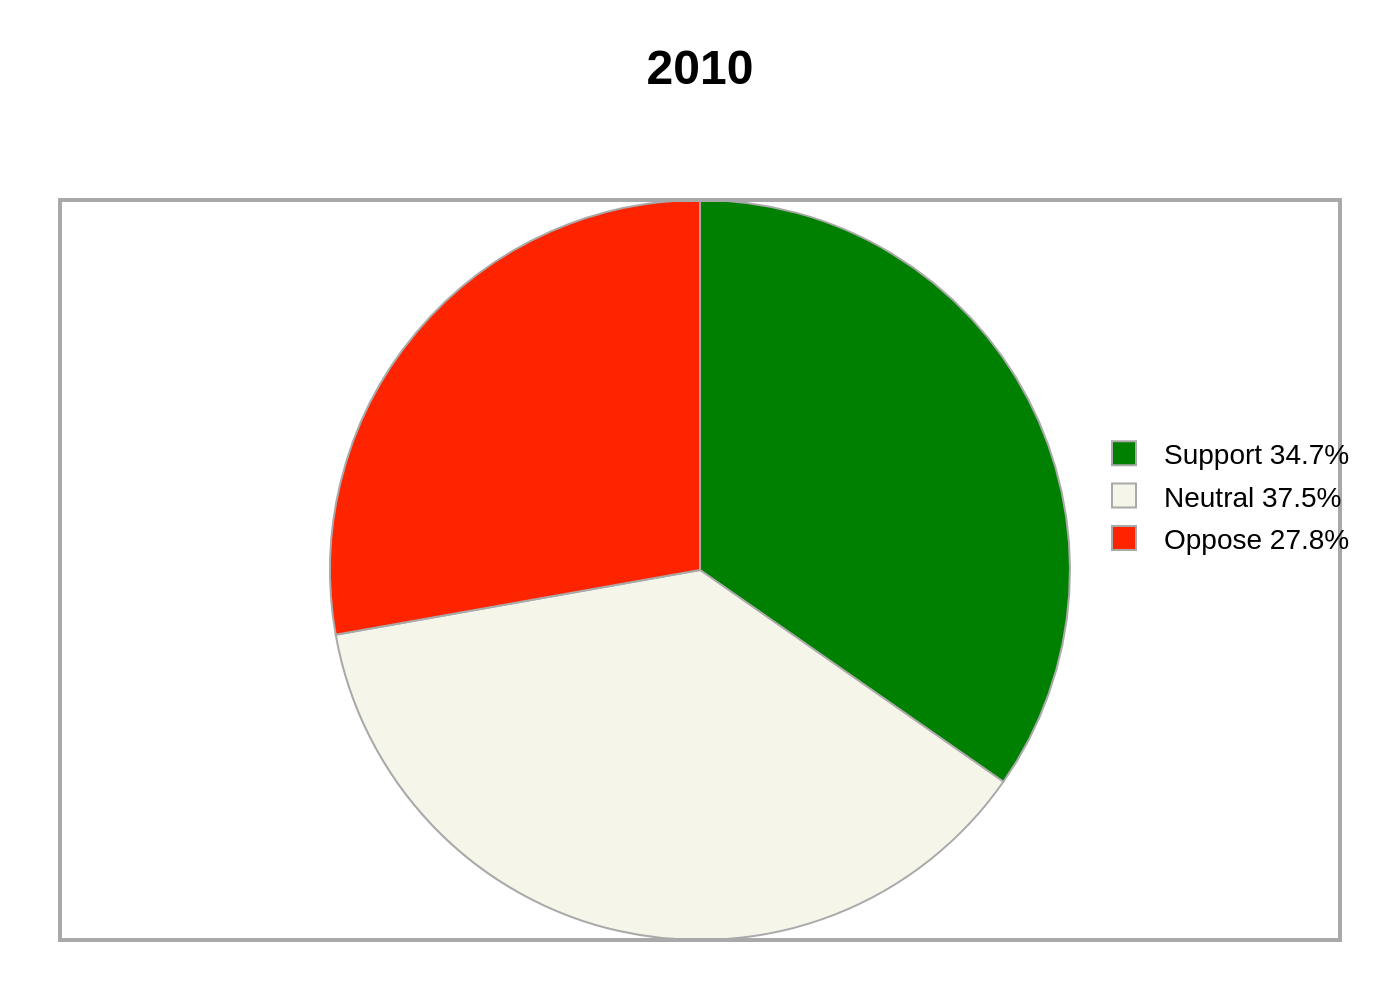

The script that drew this image:
import sys
import json
import plotly.graph_objects as go
import os

# Ensure a command-line argument is provided for the JSON file path
if len(sys.argv) != 2:
    print(f"Usage: python {os.path.basename(__file__)} <json_file_path>")
    sys.exit(1)

json_path = sys.argv[1]

# Derive the base filename for the output PNG from the input JSON path
filename_base = os.path.splitext(os.path.basename(json_path))[0]
output_filename = f"{filename_base}.png"

# Load chart data and configuration from the specified JSON file
try:
    with open(json_path, 'r', encoding='utf-8') as f:
        config = json.load(f)
except FileNotFoundError:
    print(f"Error: The file '{json_path}' was not found.")
    sys.exit(1)
except json.JSONDecodeError:
    print(f"Error: The file '{json_path}' is not a valid JSON file.")
    sys.exit(1)

# Prepare data for the plot from the JSON configuration
chart_data = config.get('chart_data', [])
texts = config.get('texts', {})
colors = config.get('colors', [])

# Create combined labels for the legend as seen in the original chart
labels_for_legend = [f"{item['label']} {item['value']}%" for item in chart_data]
values = [item['value'] for item in chart_data]

# Create the pie chart figure
fig = go.Figure()

fig.add_trace(go.Pie(
    labels=labels_for_legend,
    values=values,
    marker=dict(
        colors=colors,
        line=dict(color='darkgrey', width=1)  # Thin line around slices
    ),
    sort=False,  # Preserve the original data order
    direction='clockwise',
    textinfo='none',
    hoverinfo='label+percent'
))

# Configure the layout of the chart to match the original image
fig.update_layout(
    title=dict(
        text=texts.get('title'),
        x=0.5,
        y=0.95,
        font=dict(family="Arial", size=24, weight='bold', color='black')
    ),
    font=dict(family="Arial", size=14, color='black'),
    showlegend=True,
    legend=dict(
        x=0.8,
        y=0.7,
        xanchor='left',
        yanchor='top',
        bgcolor='rgba(0,0,0,0)'  # Transparent legend background
    ),
    margin=dict(l=30, r=30, t=100, b=30),
    paper_bgcolor='white'
)

# Add a grey border around the entire plot area to replicate the source image
fig.add_shape(
    type="rect",
    xref="paper", yref="paper",
    x0=0, y0=0, x1=1, y1=1,
    line=dict(color="darkgrey", width=2)
)

# Write the generated chart to a high-resolution PNG file
fig.write_image(output_filename, scale=2)
